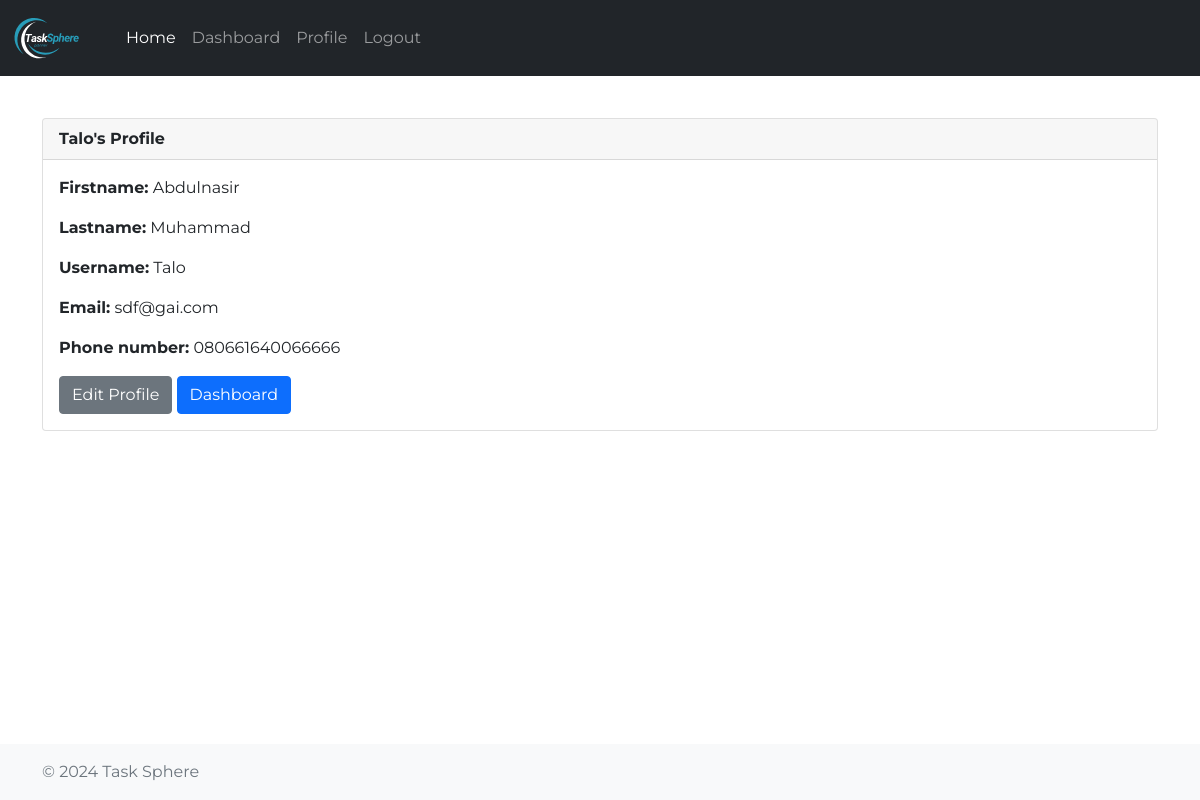
The page /profile (signed in) on the database its author committed.
### app/models.py (models this page shows, shortened)
class User(db.Model, UserMixin):
	id = db.Column(db.Integer, primary_key=True)
	firstname = db.Column(db.String(64), nullable=False)
	lastname = db.Column(db.String(64), nullable=False)
	username = db.Column(db.String(64), index=True, unique=True, nullable=False)
	email = db.Column(db.String(120), unique=True, nullable=False)
	password_hash = db.Column(db.String(120), nullable=False)
	phone = db.Column(db.String(20), unique=True, nullable=False)
	tasks = db.relationship('Task', backref='owner', lazy=True)

### app/routes.py (the view)
@auth_bp.route('/profile')
def profile():
	form = Registration()
	return render_template('profile.html', user=current_user)

### app/__init__.py (called while the page is built)
def create_app():
    app = Flask(__name__, static_folder='templates/static')
    app.config.from_object('config.Config')
    db.init_app(app)
    migrate.init_app(app, db)
    login_manager.init_app(app)
    mail.init_app(app)
    login_manager.login_view = 'auth.login'
    @login_manager.user_loader
    def load_user(user_id):
        from app.models import User
        return User.query.get(int(user_id))
    from app.routes import auth_bp
    app.register_blueprint(auth_bp, url_prefix='/')
    app.config.update(
        CELERY_BROKER_URL='redis://localhost:6379/0',
        CELERY_RESULT_BACKEND='redis://localhost:6379/0'
    )
    celery = make_celery(app)
    mail.init_app(app)
    return app

### app/templates/profile.html (shortened to what this page needs)
{% extends 'base.html' %}
{% block content %}
<br><br>
<div class="card">
  <div class="card-header">
    <strong>{{ user.username }}'s Profile</strong>
  </div>
  <div class="card-body">
  	<p class="card-text"><strong>Firstname:</strong> {{ user.firstname }}</p>
    <p class="card-text"><strong>Lastname:</strong> {{ user.lastname }}</p>
    <p class="card-text"><strong>Username:</strong> {{ user.username }}</p>
    <p class="card-text"><strong>Email:</strong> {{ user.email }}</p>
    <p class="card-text"><strong>Phone number:</strong> {{ user.phone }}</p>
    <a href="{{ url_for('auth.edit_profile') }}" class="btn btn-secondary">Edit Profile</a>
    <a href="{{ url_for('auth.dashboard') }}" class="btn btn-primary">Dashboard</a>
  </div>
</div>
{% endblock %}

### app/templates/static/css/hero.css (style rules this page uses)
body { font-family: 'Montserrat', sans-serif; }

### rows shown on the page
User: username "Talo", firstname "Abdulnasir", lastname "Muhammad", email "sdf@gai.com", phone "080661640066666"
